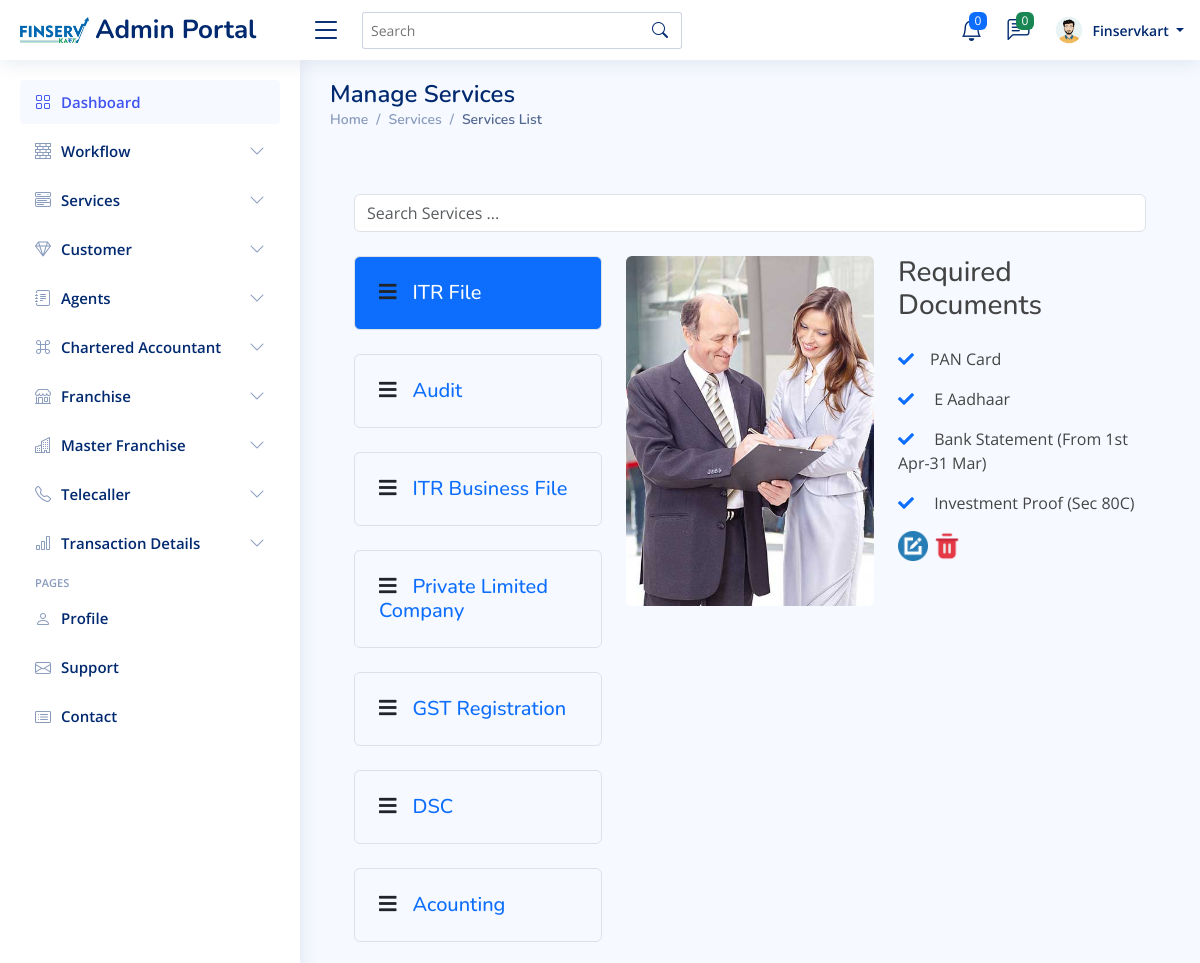
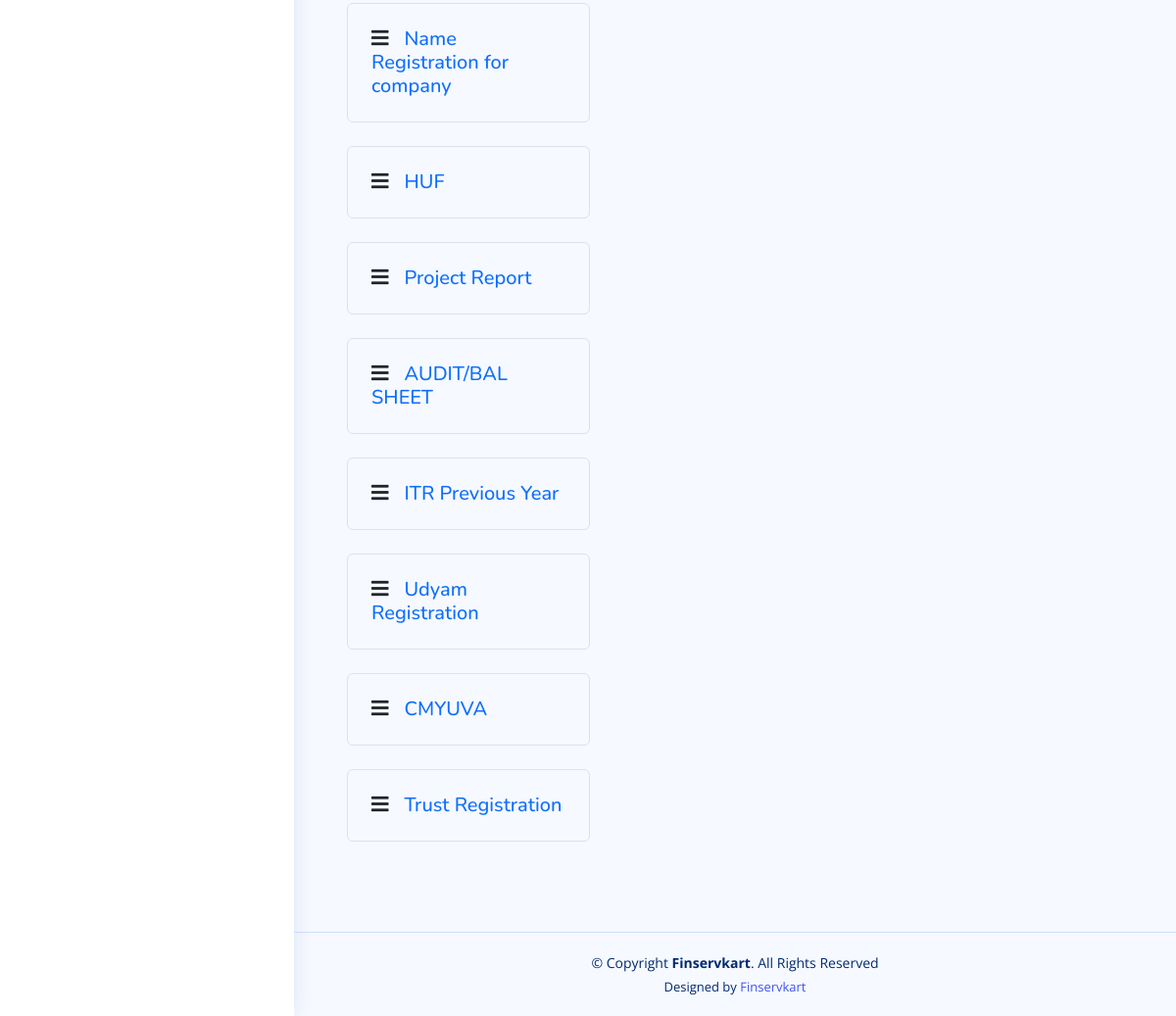
The page /admin/manage-services.php (signed in) on the database its author committed (2 pictures, top to bottom).
### tables this page shows
CREATE TABLE `services` (
  `id` int(11) NOT NULL,
  `service_name` varchar(255) NOT NULL,
  `service_image` varchar(255) NOT NULL,
  `required_documents` text NOT NULL,
  `service_price` varchar(10) DEFAULT NULL,
  `govt_fees` varchar(50) DEFAULT NULL,
  `percentage` varchar(50) DEFAULT NULL,
  `total_amt` varchar(50) DEFAULT NULL,
  `commission` varchar(50) DEFAULT NULL,
  `terms` text DEFAULT NULL
);

### admin/manage-services.php (the view, shortened to what this page needs)
<?php session_start();
   include_once('../include/config.php');
   if (strlen($_SESSION['adminid']==0)) {
    header('location:logout.php');
    } else{
   ?>
<!DOCTYPE html>
<html lang="en">
   <head>
      <link href="assets/vendor/bootstrap/css/bootstrap.min.css" rel="stylesheet">
      <link href="assets/vendor/bootstrap-icons/bootstrap-icons.css" rel="stylesheet">
      <link href="assets/vendor/boxicons/css/boxicons.min.css" rel="stylesheet">
      <link href="assets/vendor/quill/quill.snow.css" rel="stylesheet">
      <link href="assets/vendor/quill/quill.bubble.css" rel="stylesheet">
      <link href="assets/vendor/remixicon/remixicon.css" rel="stylesheet">
      <link href="assets/vendor/simple-datatables/style.css" rel="stylesheet">
      <link href="https://cdnjs.cloudflare.com/ajax/libs/font-awesome/5.10.0/css/all.min.css" rel="stylesheet">
      <link href="https://cdn.jsdelivr.net/npm/bootstrap-icons@1.4.1/font/bootstrap-icons.css" rel="stylesheet">
      <link href="assets/css/style.css" rel="stylesheet">
      <link rel="stylesheet" href="https://cdnjs.cloudflare.com/ajax/libs/toastr.js/latest/css/toastr.min.css">
   </head>
   <body>
      <?php include("include/header.php"); ?>
      <?php include("include/sider.php"); ?>
      <main id="main" class="main">
         <div class="pagetitle">
            <h1>Manage Services</h1>
            <nav>
               <ol class="breadcrumb">
                  <li class="breadcrumb-item"><a href="dashboard.php">Home</a></li>
                  <li class="breadcrumb-item">Services</li>
                  <li class="breadcrumb-item active">Services List</li>
               </ol>
            </nav>
         </div>
         <section class="section">
      <?php
         $servername = "localhost";
         $username = "root";
         $password = "";
         $dbname = "finservkart";
         $conn = new mysqli($servername, $username, $password, $dbname);
         $sql = "SELECT * FROM services";
         $result = $conn->query($sql);
         $services = [];
         if ($result->num_rows >  0) {
             while($row = $result->fetch_assoc()) {
                 $services[] = $row;
             }
         }
         ?>
      <div class="container-xxl service py-5">
         <div class="container">
             <div class="input-group">
               <input type="text" class="form-control" placeholder="Search Services ..." id="searchService" name="search"></input>
            </div><br/>
            <div class="row g-4 wow fadeInUp" data-wow-delay="0.3s">
               <div class="col-lg-4">
                  <div class="nav nav-pills d-flex justify-content-between w-100 me-4" id="serviceButtons">
                     <?php
                        $activeClass = 'active';
                        $i =  1;
                        foreach($services as $service) {
                            $service_name = $service["service_name"];
                            ?>
                     <button class="nav-link w-100 d-flex align-items-center text-start border p-4 mb-4 <?php echo $activeClass; ?>" data-bs-toggle="pill" data-bs-target="#tab-pane-<?php echo $i; ?>" type="button">
                        <h5 class="m-0"><i class="fa fa-bars text-dark me-3"></i><?php echo $service_name; ?></h5>
                     </button>
                     <?php
                        $activeClass = '';
                        $i++;
                        }
                        ?>
                  </div>
               </div>
               <div class="col-lg-8">
                  <div class="tab-content w-100" id="serviceTabs">
                     <?php
                        $activeTabPane = 'show active';
                        $i =  1;
                        foreach($services as $service) {
                            $service_image = $service["service_image"];
                            $required_documents = explode("\n", $service["required_documents"]);
                            $id = $service['id'];
                            ?>
                     <div class="tab-pane fade <?php echo $activeTabPane; ?>" id="tab-pane-<?php echo $i; ?>">
                        <div class="row g-4">
                           <div class="col-md-6" style="min-height:   350px;">
                              <div class="position-relative h-100">
                                 <img class="position-absolute rounded w-100 h-100" src="assets/services/<?php echo $service_image; ?>" style="object-fit: cover;" alt="">
                              </div>
                           </div>
                           <div class="col-md-6">
                              <h3 class="mb-4">Required Documents</h3>
                              <?php foreach($required_documents as $document): ?>
                              <p><i class="fa fa-check text-primary me-3"></i><?php echo $document; ?></p>
                              <?php endforeach; ?>
                              <a href="edit-service.php?id=<?php echo $id; ?>" class="py-3" onClick="return confirmViewDetails(event, '<?php echo $id; ?>');"><img src="../icons/1486564394-edit_81508.ico" width="30" height="30" /></a> <a href="api/delete.php?type=services&id=<?php echo $id;?>" class="py-3" onClick="return confirmDeleteDetails(event, '<?php echo $id; ?>');"><img src="../icons/trash.png" width="30" height="30" /></a>
                           </div>
                        </div>
                     </div>
                     <?php
                        $activeTabPane = '';
                        $i++;
                        }
                        ?>
                  </div>
               </div>
            </div>
         </div>
      </div>
         </section>
      </main>
      <?php include("include/footer.php"); ?>
</body>
</html>
<?php } ?>

### admin/include/header.php (shortened to what this page needs)
<?php session_start();
   include_once('../include/config.php');
?>
  <?php
  $query=mysqli_query($con,"select * from admin");
  while($result=mysqli_fetch_array($query))
  {?>
  <header id="header" class="header fixed-top d-flex align-items-center">
    <div class="d-flex align-items-center justify-content-between">
      <a href="dashboard.php" class="logo d-flex align-items-center">
        <img src="include/logo.webp" alt="">
        <span class="d-none d-lg-block">Admin Portal</span>
      </a>
      <i class="bi bi-list toggle-sidebar-btn"></i>
    </div>
    <div class="search-bar">
      <form class="search-form d-flex align-items-center" method="POST" action="#">
        <input type="text" name="query" placeholder="Search" title="Enter search keyword">
        <button type="submit" title="Search"><i class="bi bi-search"></i></button>
      </form>
    </div>
    <nav class="header-nav ms-auto">
      <ul class="d-flex align-items-center">
        <li class="nav-item dropdown">
          <a class="nav-link nav-icon" href="#" data-bs-toggle="dropdown">
            <i class="bi bi-bell"></i>
            <span class="badge bg-primary badge-number">0</span>
          </a>
        </li>
        <li class="nav-item dropdown">
          <a class="nav-link nav-icon" href="#" data-bs-toggle="dropdown">
            <i class="bi bi-chat-left-text"></i>
            <span class="badge bg-success badge-number">0</span>
          </a>
        </li>
        <li class="nav-item dropdown pe-3">
          <a class="nav-link nav-profile d-flex align-items-center pe-0" href="#" data-bs-toggle="dropdown">
            <?php $profileImage = empty($result['profile']) ? 'assets/profile/admin.png' : 'assets/profile/' . $result['profile'];?>
            <img src="<?php echo $profileImage; ?>" alt="Profile" class="rounded-circle" height="30" width="30" style="object-fit: cover;">
            <span class="d-none d-md-block dropdown-toggle ps-2">
            <?php
            $fullName = $result['name'];
            $nameParts = explode(" ", $fullName);
            $firstName = $nameParts[0];
            echo $firstName;
            ?>
            </span>
          </a>
        </li>
      </ul>
    </nav>
  </header>
  <?php } ?>

### admin/assets/css/style.css (style rules this page uses)
:root { scroll-behavior: smooth; }
body { font-family: "Open Sans", sans-serif; background: #f6f9ff; color: #444444; }
a { color: #4154f1; text-decoration: none; }
h1, h2, h3, h4, h5, h6 { font-family: "Nunito", sans-serif; }
#main { margin-top: 60px; padding: 20px 30px; transition: all 0.3s; }
.pagetitle { margin-bottom: 10px; }
.pagetitle h1 { font-size: 24px; margin-bottom: 0; font-weight: 600; color: #012970; }
.breadcrumb { font-size: 14px; font-family: "Nunito", sans-serif; color: #899bbd; font-weight: 600; }
.breadcrumb a { color: #899bbd; transition: 0.3s; }
.breadcrumb .breadcrumb-item::before { color: #899bbd; }
.breadcrumb .active { color: #51678f; font-weight: 600; }
.logo { line-height: 1; }
@media (min-width: 1200px) { .logo { width: 280px; } }
.logo img { max-height: 26px; margin-right: 6px; }
.logo span { font-size: 26px; font-weight: 700; color: #012970; font-family: "Nunito", sans-serif; }
.header { transition: all 0.5s; z-index: 997; height: 60px; box-shadow: 0px 2px 20px rgba(1, 41, 112, 0.1); background-color: #fff; padding-left: 20px; }
.header .toggle-sidebar-btn { font-size: 32px; padding-left: 10px; cursor: pointer; color: #012970; }
.header .search-bar { min-width: 360px; padding: 0 20px; }
.header .search-form { width: 100%; }
.header .search-form input { border: 0; font-size: 14px; color: #012970; border: 1px solid rgba(1, 41, 112, 0.2); padding: 7px 38px 7px 8px; border-radius: 3px; transition: 0.3s; width: 100%; }
.header .search-form button { border: 0; padding: 0; margin-left: -30px; background: none; }
.header .search-form button i { color: #012970; }
.header-nav ul { list-style: none; }
.header-nav>ul { margin: 0; padding: 0; }
.header-nav .nav-icon { font-size: 22px; color: #012970; margin-right: 25px; position: relative; }
.header-nav .nav-profile { color: #012970; }
.header-nav .nav-profile img { max-height: 36px; }
.header-nav .nav-profile span { font-size: 14px; font-weight: 600; }
.header-nav .badge-number { position: absolute; inset: -2px -5px auto auto; font-weight: normal; font-size: 12px; padding: 3px 6px; }
@media (min-width: 1200px) { #main, #footer { margin-left: 300px; } }

### rows shown on the page
services: service_name "ITR File", service_image (picture), required_documents "PAN Card", required_documents "E Aadhaar", required_documents "Bank Statement (From 1st Apr-31 Mar)", required_documents "Investment Proof (Sec 80C)"
services: service_name "Audit"
services: service_name "ITR Business File"
services: service_name "Private Limited Company"
services: service_name "GST Registration"
services: service_name "DSC"
services: service_name "Acounting"
services: service_name "Name Registration for company"
services: service_name "HUF"
services: service_name "Project Report"
services: service_name "AUDIT/BAL SHEET"
services: service_name "ITR Previous Year"
services: service_name "Udyam Registration"
services: service_name "CMYUVA"
services: service_name "Trust Registration"

### other values the page prints
$firstName "Finservkart"
